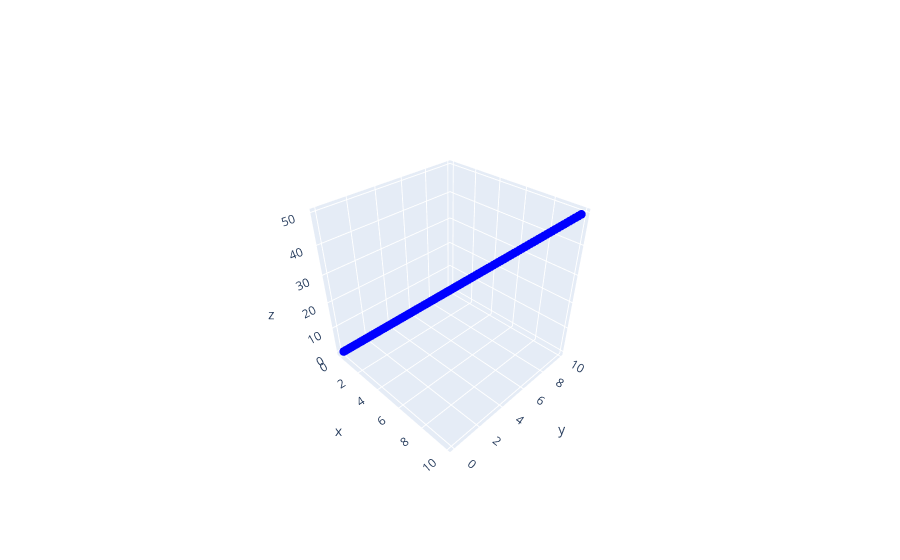

Notebook cell for this chart:
### Code cell
pts = []
for i in range(100):
    t = i * 0.01
    pts.append(linear_interpolation(p0, p1, t))

rendering3D(pts)
